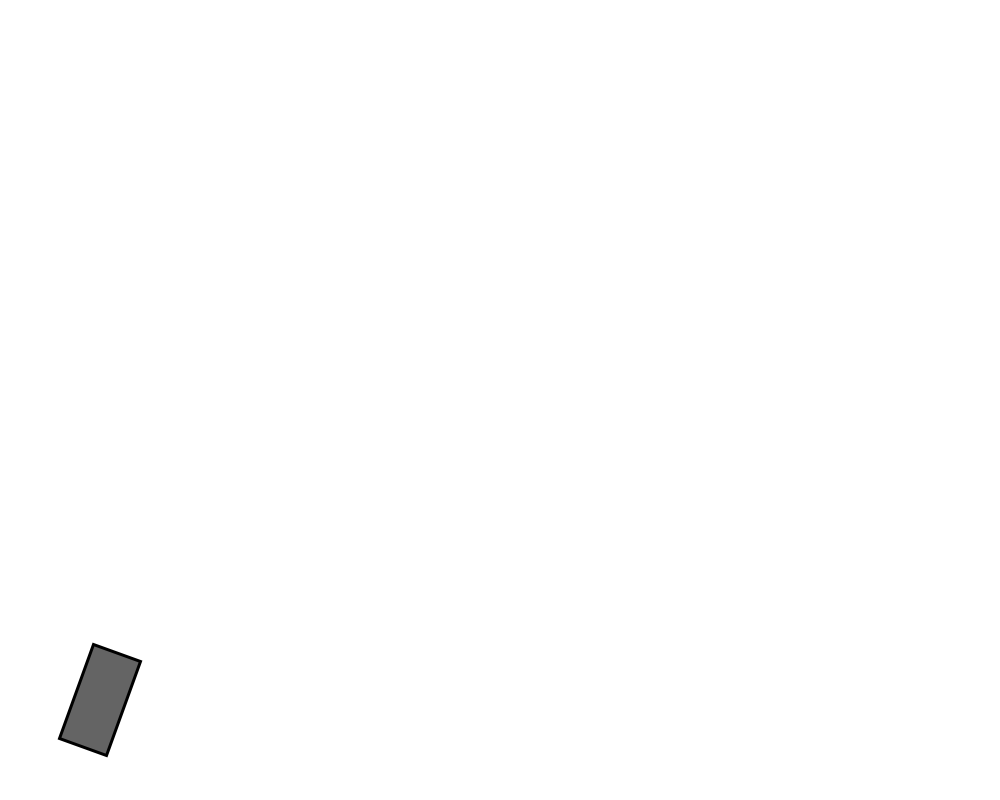
Frame 1 (no input)
Frame 60 (the mouse pressed at the canvas centre just before this capture): identical to frame 1, image omitted
Frame 120 (the mouse held since frame 60 and released just before this capture): identical to frame 1, image omitted

The Processing sketch that drew this single still picture (run headless with seeded random() and noise(); from frame 60 on, the mouse is pressed at the canvas centre):

// Processing sketch: The_Biggest_Cannon
// ── The_Biggest_Cannon.pde
Cannon cannon;
PVector gravity;
ArrayList<Gun> list = new ArrayList<Gun>();
void setup()
{
  size(1000,800);
  cannon = new Cannon();
}

void draw()
{
  background(255);
  cannon.Display();
  for(int i=0;i<list.size();i++)
  {
    gravity = new PVector(0,list.get(i).mass*0.5);
    list.get(i).ApplyForce(gravity);
    list.get(i).ApplyAngle();
    list.get(i).Update();
    list.get(i).Display();
    if(list.get(i).CheckEdge())
    list.remove(i);
  }
}

void keyPressed()
{
  list.add(new Gun());
}
// ── Cannon.pde
class Cannon
{
  PVector location;
  float angle;
  Cannon()
  {
   location = new PVector(0+100,height-100);
   angle = radians(-70);
  }
  
  void Display()
  {
   fill(100);
   rectMode(CENTER);
   pushMatrix();
   translate(location.x,location.y);
   rotate(angle);
   strokeWeight(3);
   rect(0,0,100,50);
   popMatrix();
  }
}
// ── Gun.pde
class Gun
{
 PVector location;
 PVector velocity;
 PVector acceleration;
 float mass;
 float angularVelocity;
 float angularAcceleration;
 float angle;
 
 Gun()
 {
   angle = 0;
   angularVelocity = 0;
   angularAcceleration = 0;
   mass = random(2,5);
   velocity = new PVector(cos(radians(70)),-sin(radians(70))).normalize();
   velocity.mult(24);
   acceleration = new PVector(0,0);
   location = new PVector(0+100,height-100);
 }
 
 void ApplyForce(PVector force)
 {
   PVector f = PVector.div(force,mass);
   acceleration.add(f);
 }
 
  void ApplyAngle()
  {
    float c = 0.001;
    float v = velocity.mag();
    PVector direction = velocity.get();
    direction.normalize();
    float mag = v*v*c;
    direction.mult(mag);
    direction.mult(-1);
    ApplyForce(direction);
    angularAcceleration = v/100;
  }
  
 void Update()
 {
    velocity.add(acceleration);
    location.add(velocity);
    acceleration.mult(0);
    angularVelocity+=angularAcceleration;
    angle+=angularVelocity;
 }
 
 void Display()
 {
   rectMode(CENTER);
   pushMatrix();
   translate(location.x,location.y);
   fill(150);
   strokeWeight(3);
   rotate(radians(-70)+radians(angle));
   rect(0,0,50,50);
   popMatrix();
 }
 
 boolean CheckEdge()
 {
   if(location.x>width||location.y>height)
   return true;
   return false;
 }
}
